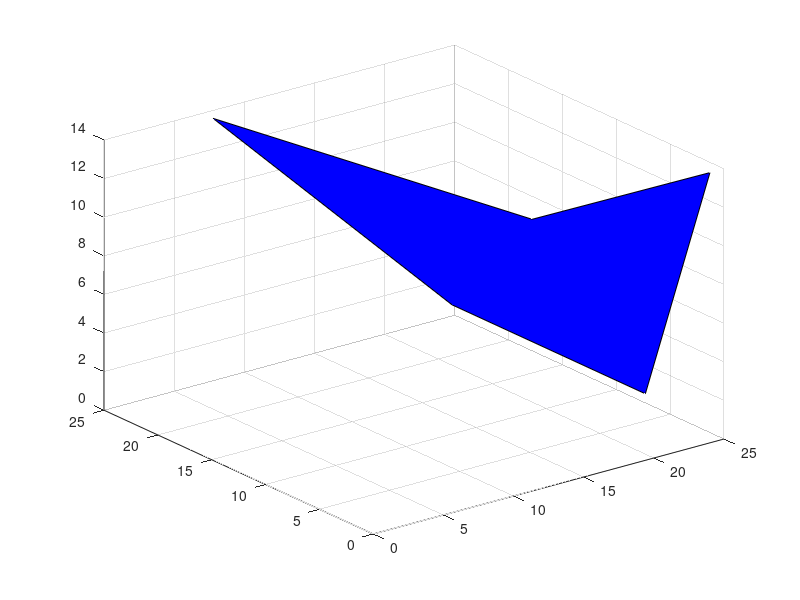

Source code (MATLAB): (Note: this script raises an error after producing the figure.)
function Display200
X = [7,19,1,24,24,18,7,18,19,19,20,15,23,11,15,20,23,21,7,23,9,11,0,24,15,14,11,11,5,3,0,6,5,0,2,22,0,1,4,7,22,11,4,14,14,14,14,8,7,8,9,11,14,10,8,7,11,11,13,8,16,16,9,15,15,7,16,7,9,14]
Y = [24,10,21,6,0,5,20,4,0,0,7,11,20,18,16,16,17,15,15,17,8,0,7,24,22,1,16,16,12,13,15,15,4,20,14,15,22,9,21,15,21,15,0,15,15,15,15,9,22,9,16,19,1,11,21,22,16,15,3,21,1,5,21,0,0,16,5,16,10,0]

Z = [14,10,0,1,14,2,5,2,7,7,23,0,13,0,21,1,6,18,1,6,6,0,2,0,5,10,9,6,2,3,24,17,16,15,9,1,19,19,21,9,6,10,7,7,7,7,7,22,23,22,8,12,10,23,24,21,9,10,13,24,17,5,24,10,10,4,5,4,24,10]
c=zeros(70, 3)
for j=1:10,
    c(j, 1) = 0;
    c(j, 2) = 0;
    c(j, 3) = 1;
end
for j=11:20,
   c(j, 1) = 1;
  c(j, 2) = 0;
    c(j, 3) = 0;
end
for j=21:30,
    c(j, 1) = 0;
    c(j, 2) = 1;
    c(j, 3) = 0;
end
for j=31:40,
    c(j, 1) = 0;
    c(j, 2) = 0;
    c(j, 3) = 0;
end
for j=41:70,
    c(j, 1) = 1;
    c(j, 2) = 0;
    c(j, 3) = 1;
end
pointX0 = [7,1,24,24,24,1,24,1,7,19,24,24,19,24,7]
pointY0 = [24,21,0,6,0,21,6,21,24,10,0,6,10,6,24]
pointZ0 = [14,0,14,1,14,0,1,0,14,10,14,1,10,1,14]
pointX1 = [20,15,23,15,20,23,11,15,20,11,20,15,11,15,23]
pointY1 = [7,11,20,16,7,20,18,11,7,18,7,16,18,16,20]
pointZ1 = [23,0,13,21,23,13,0,0,23,0,23,21,0,21,13]
pointX2 = [24,11,0,9,0,11,9,11,24,15,0,9,15,9,24]
pointY2 = [24,0,7,8,7,0,8,0,24,22,7,8,22,8,24]
pointZ2 = [0,0,2,6,2,0,6,0,0,5,2,6,5,6,0]
pointX3 = [6,0,5,6,0,0,2,0,6,2,6,5,2,5,0]
pointY3 = [15,15,4,15,20,15,14,20,15,14,15,4,14,4,15]
pointZ3 = [17,24,16,17,15,24,9,15,17,9,17,16,9,16,24]
figure
grid on
hold on
fill3( pointX0, pointY0, pointZ0, 'b')
alpha(0.3)
hold on
fill3(pointX1, pointY1, pointZ1, 'r')
alpha(0.3)
hold on
fill3(pointX2, pointY2, pointZ2, 'g')
alpha(0.3)
hold on
fill3(pointX3, pointY3, pointZ3, 'black')
alpha(0.3)
h = scatter(X,Y,Z, 70, c);
end
